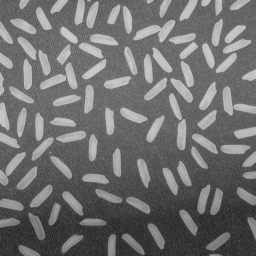
%> input picture doc/userManual/images/imGranulo/rice.png, 256 x 256 px
$ octave makeGradientFilterImages.m   (GNU Octave 9; MATLAB toolbox functions it lacks are replaced by stand-ins)
%> lines starting %> are read from the running program, lines starting %| are printed output that depends on the picture
### matImage/imFilters/imGradientFilter.m
function varargout = imGradientFilter(img, varargin)
%IMGRADIENTFILTER Compute gradient components of a grayscale image
%
%   [DX, DY] = imGradientFilter(IMG);
%   [DX, DY, DZ] = imGradientFilter(IMG);
%   Compute the components of the gradient vector of a 2D or a 3D image.
%   The gradient is computed in each orthogonal direction by using
%   normalised Sobel filters.
%   For a 2D image, gradient magnitude and angle can be computed from:
%   MAG = hypot(DX, DY);
%   ANGLE = atan2(DY, DX);
%
%   GRAD = imGradientFilter(IMG);
%   Compute the gradient magnitude. Magnitude is computed as:
%   - hypot(dx, dy) for 2D images
%   - hypot(hypot(dx, dy), dz) for 3D images
%
%   ... = imGradientFilter(IMG, SIGMA);
%   Specifies the width of the kernel (2D only). The size of the kernel is
%   determined automatically from the SIGMA.
%
%   ... = imGradientFilter(IMG, 'filter', FILTER);
%   Specifies the filter used for computing gradient in the X direction.
%   Note that fspecial('sobel') or fspecial('prewitt') return unnormalized
%   filters for the Y direction (horizontal gradient).
%
%   ... = imGradientFilter(..., OPTION1, OPTION2...);
%   Will use the given set of options when computing the gradient filter.
%   See the documentation of imfilter for details.
%   Default options are 'conv' and 'replicate'.
%
%   Example
%   % display edge strength computed on cameraman picture
%     img = imread('cameraman.tif');
%     grad = imGradientFilter(img);
%     imshow(grad, [0 max(grad(:))]);
%
%   % compute edge direction on rice picture
%     img = imread('rice.png');
%     [dx, dy] = imGradientFilter(img);
%     grad = hypot(dx, dy);
%     theta = atan2(dy, dx);
%     rgb = angle2rgb(theta);     % convert to rgb
%     bin = grad>50;              % select only salient edges
%     rgb(~bin(:,:, [1 1 1])) = 0;% display salient edges orientation
%     imshow(rgb);
%
%   % Uses a different filter (the same as for the "gradient" function)
%   img = imread('cameraman.tif');
%   grad = imGradientFilter(img, 'filter', [1 0 -1]);
%   imshow(grad, [0 max(grad(:))]);
%
%   See also
%   imLaplacian, imMorphoGradient, imHessian, imRobinsonFilter,
%   imKirschFilter, imfilter, fspecial, angle2rgb, gradient

% ------
% Author: David Legland
% e-mail: david.legland@inrae.fr
% Created: 2009-08-19,    using Matlab 7.7.0.471 (R2008b)
% Copyright 2009 INRA - Cepia Software Platform.

% HISTORY
% 2010-01-13 add support for gradient direction and filter options
% 2010-02-16 change output format for 2 output parameters, add support
%   for 3D images, and add psb to change filter.
% 2010-03-03 use convolution by default
% 2010-03-05 return result as double, normalize default filter
% 2010-12-06 use 3D kernel by default for 3D images
% 2013-05-20 add support for variable kernel width (2D only)
% 2015-08-27 rename to imGradientFilter, update normalisation constants

%% Parse input arguments

% image dimension
dim = size(img);

% number of dimension of image (do not manage color images)
nd = length(dim);

% check if the width of the kernel is specified
sigma = 0;
if ~isempty(varargin)
    var1 = varargin{1};
    if isnumeric(var1) && isscalar(var1)
        sigma = var1;
        varargin(1) = [];
    end
end

% parse verbosity option
verbose = false;
ind = find(strcmp(varargin, 'verbose'));
if ~isempty(ind)
    if ind ~= length(varargin)
       verbose = varargin{ind+1};
       varargin(ind:ind+1) = [];
    end
end

% default filter for gradient: normalised sobel
if verbose
    disp('init kernels');
end
if nd <= 2
    sx = gradientKernels(sigma);
elseif nd == 3
    sx = gradientKernels3d(sigma);
else
    error('Input image must have 2 or 3 dimensions');
end

% check if another gradient filter is proposed
for i = 1:length(varargin)-1
    if strcmp(varargin{i}, 'filter')
        sx = varargin{i+1};
        varargin(i:i+1) = [];
        break;
    end
end

% default options for computations
varargin = [{'replicate'}, {'conv'}, varargin];


%% Gradient computation

% compute gradients in each main direction
if nd == 2
    % Process 2D Image
    if verbose
        disp('compute gradient along x direction');
    end
    dx = imfilter(double(img), sx, varargin{:});
    if verbose
        disp('compute gradient along y direction');
    end
    dy = imfilter(double(img), sx', varargin{:});

elseif nd == 3
    % Process 3D Image
    sy = permute(sx, [2 3 1]);
    sz = permute(sx, [3 1 2]);
    if verbose
        disp('compute gradient along x direction');
    end
    dx = imfilter(double(img), sx, varargin{:});
    if verbose
        disp('compute gradient along y direction');
    end
    dy = imfilter(double(img), sy, varargin{:});
    if verbose
        disp('compute gradient along z direction');
    end
    dz = imfilter(double(img), sz, varargin{:});
end


%% Format output

% Depending on number of output arguments, returns either the gradient
% module, or each component of the gradient vector.
if nargout == 1
    if verbose
        disp('compute gradient norm');
    end
    % compute gradient module
    if nd == 2
        varargout{1} = hypot(dx, dy);
    else
        varargout{1} = hypot(hypot(dx, dy), dz);
    end

else
    % return each component of the vector array
    varargout{1} = dx;
    varargout{2} = dy;
    if nd > 2
        varargout{3} = dz;
    end
end

### malimpa/imFilters/imGradient.m
function varargout = imGradient(img, varargin)
%IMGRADIENT Compute gradient magnitude in a grayscale image
%
%   [DX DY] = imGradient(IMG);
%   [DX DY DZ] = imGradient(IMG);
%   Compute the components of the gradient vector of a 2D or a 3D image.
%   The gradient is computed in each orthogonal direction by using
%   normalised Sobel filters.
%   For a 2D image, gradient magnitude and angle can be computed from:
%   MAG = hypot(DX, DY);
%   ANGLE = atan2(DY, DX);
%
%   GRAD = imGradient(IMG);
%   Compute the gradient magnitude. Magnitude is computed as:
%   - hypot(dx, dy) for 2D images
%   - hypot(hypot(dx, dy), dz) for 3D images
%
%   GRAD = imGradient(IMG, SIGMA);
%   Specifies the width of the kernel (2D only). The size of the kernel is
%   determined automatically from the SIGMA.
%
%   GRAD = imGradient(IMG, 'filter', FILTER);
%   Specifies the filter used for computing gradient in the X direction.
%   Note that fspecial('sobel') or fspecial('prewitt') return unnormalized
%   filters for the Y direction (horizontal gradient).
%
%   ... = imGradient(..., OPTION1, OPTION2...);
%   Will use the given set of options when computing the gradient filter.
%   See the documentation of imfilter for details.
%   Default options are 'conv' and 'replicate'.
%
%   Example
%   % display edge strength computed on cameraman picture
%   img = imread('cameraman.tif');
%   grad = imGradient(img);
%   imshow(grad, [0 max(grad(:))]);
%
%   % compute edge direction on rice picture
%   img = imread('rice.png');
%   [dx dy] = imGradient(img);
%   grad = hypot(dx, dy);
%   theta = atan2(dy, dx);
%   rgb = angle2rgb(theta);     % convert to rgb
%   bin = grad>50;              % select only salient edges
%   rgb(~bin(:,:, [1 1 1])) = 0;% display salient edges orientation
%   imshow(rgb);
%
%   % Uses a different filter (the same as for the "gradient" function)
%   img = imread('cameraman.tif');
%   grad = imGradient(img, 'filter', [1 0 -1]);
%   imshow(grad, [0 max(grad(:))]);
%
%   See also
%   imLaplacian, imMorphoGradient, imHessian
%   imfilter, fspecial, angle2rgb, gradient

% ------
% Author: David Legland
% e-mail: david.legland@grignon.inra.fr
% Created: 2009-08-19,    using Matlab 7.7.0.471 (R2008b)
% Copyright 2009 INRA - Cepia Software Platform.

% HISTORY
% 2010-01-13 add support for gradient direction and filter options
% 2010-02-16 change output format for 2 output parameters, add support
%   for 3D images, and add psb to change filter.
% 2010-03-03 use convolution by default
% 2010-03-05 return result as double, normalize default filter
% 2010-12-06 use 3D kernel by default for 3D images
% 2013-05-20 add support for variable kernel width (2D only)


%% Parse input arguments

% image dimension
dim = size(img);

% number of dimension of image (do not manage color images)
nd = length(dim);

% check if the width of the kernel is specified
sigma = 0;
if ~isempty(varargin)
    var1 = varargin{1};
    if isnumeric(var1) && isscalar(var1)
        sigma = var1;
        varargin(1) = [];
    end
end


% default filter for gradient: normalised sobel
if nd <= 2
    if sigma == 0
        % Default 2D case: normalised sobel matrix
        sx = fspecial('sobel')'/8;
    else
        Nx = ceil((3*sigma));
        lx = -Nx:Nx;
        sy = exp(-((lx / sigma) .^2) * .5);
        sx = -(lx / sigma) .* sy;
        sx = sy' * sx;
        sx = sx / sum(sx(sx > 0));
    end

elseif nd == 3
    if sigma == 0
        % Default 3D case: normalisation of 2 classical sobel matrices
        base = [1 2 1]' * [1 2 1];
        base = base / sum(base(:))/2;
        sx = permute(cat(3, base, zeros(3, 3), -base), [2 3 1]);
    else
        Nx = ceil((3*sigma));
        lx = -Nx:Nx;
        sy = exp(-((lx / sigma) .^2) * .5);
        sx = -(lx / sigma) .* sy;
        sz = permute(sy, [3 1 2]);

        n = length(lx);
        tmp = zeros(n, n , n);
        for i = 1:n
            tmp(:,:,i) = sz(i) * sy' * sx;
        end
        sx = tmp;
        sx = sx / sum(sx(sx > 0));
    end

else
    error('Input image must have 2 or 3 dimensions');
end

% check if another gradient filter is proposed
for i = 1:length(varargin)-1
    if strcmp(varargin{i}, 'filter')
        sx = varargin{i+1};
        varargin(i:i+1) = [];
        break;
    end
end

% default options for computations
varargin = [{'replicate'}, {'conv'}, varargin];


%% Gradient computation

% compute gradients in each main direction
if nd == 2
    % Process 2D Image
    dx = imfilter(double(img), sx, varargin{:});
    dy = imfilter(double(img), sx', varargin{:});

elseif nd == 3
    % Process 3D Image
    sy = permute(sx, [2 3 1]);
    sz = permute(sx, [3 1 2]);
    dx = imfilter(double(img), sx, varargin{:});
    dy = imfilter(double(img), sy, varargin{:});
    dz = imfilter(double(img), sz, varargin{:});
end


%% Format output

% Depending on number of output arguments, returns either the gradient
% module, or each component of the gradient vector.
if nargout == 1
    % compute gradient module
    if nd == 2
        varargout{1} = hypot(dx, dy);
    else
        varargout{1} = hypot(hypot(dx, dy), dz);
    end

else
    % return each component of the vector array
    varargout{1} = dx;
    varargout{2} = dy;
    if nd > 2
        varargout{3} = dz;
    end
end

### matImage/imFilters/imLaplacian.m
function lap = imLaplacian(img, varargin)
%IMLAPLACIAN  Discrete Laplacian of an image
%
%   LAP = imLaplacian(IMG)
%
%   Example
%     % Laplacian of a smoothed circle image
%     img  = imread('circles.png');
%     imgf = imGaussianFilter(double(img));
%     lap = imLaplacian(imgf);
%     imshow(lap, [-.3 .3]);
%     colormap jet
%
%   See also
%   imGaussianFilter, imMorphoLaplacian
%

% ------
% Author: David Legland
% e-mail: david.legland@grignon.inra.fr
% Created: 2012-01-19,    using Matlab 7.9.0.529 (R2009b)
% Copyright 2012 INRA - Cepia Software Platform.

% first order gradient
[gx, gy] = imGradient(img, varargin{:});

% second order gradient
[gx2, gxy] = imGradient(gx, varargin{:}); %#ok<ASGLU>
[gxy, gy2] = imGradient(gy, varargin{:}); %#ok<ASGLU>

lap = gx2 + gy2;

### matImage/imFilters/gradientKernels.m
function [kx, ky] = gradientKernels(sigma)
% Create kernels for computing gradient within 2D images.
%
%   KX = gradientKernels(SIGMA)
%   [KX, KY] = gradientKernels(SIGMA)
%   Generates the gradient kernel(s) used for computing gradients within 2D
%   images.
%   This is a low-level function that is called by the functions that
%   compute gradients.
%
%
%   Example
%   [kx, ky] = gradientKernels(2);
%
%   See also
%     imGradient, imGradientFilter, orientedGaussianKernel
%

% ------
% Author: David Legland
% e-mail: david.legland@inrae.fr
% INRAE - BIA Research Unit - BIBS Platform (Nantes)
% Created: 2022-06-01,    using Matlab 9.9.0.1570001 (R2020b) Update 4
% Copyright 2022 INRAE.

if nargin == 0 || sigma == 0
    % Default case: normalised sobel matrix
    kx = fspecial('sobel')' / 8;

else
    % compute size according to sigma
    Nx = ceil((3*sigma));
    lx = -Nx:Nx;
    ky = exp(-((lx / sigma) .^2) * .5);
    kx = -(lx / sigma) .* ky;
    kx = ky' * kx;
    kx = kx / sum(kx(kx > 0));
end

% optional kernel for gradient in Y-direction
if nargout > 1
    ky = kx';
end

### doc/userManual/images/imFilters/filters/makeGradientFilterImages.m
%MAKEFILTERIMAGES  One-line description here, please.
%
%   output = makeFilterImages(input)
%
%   Example
%   makeFilterImages
%
%   See also
%

% ------
% Author: David Legland
% e-mail: david.legland@inrae.fr
% INRAE - BIA Research Unit - BIBS Platform (Nantes)
% Created: 2021-07-09,    using Matlab 9.8.0.1323502 (R2020a)
% Copyright 2021 INRAE.

img = imread('rice.png');
%> img is the input picture: size 256x256 uint8; min 40, max 204, mean 111.2

img2 = img(81:180, 81:180);
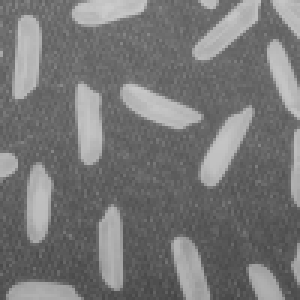
%> img2: size 100x100 uint8 (shown 3 times larger); min 69, max 204, mean 118.3
imwrite(img2, 'riceCrop.png');

[img2gx, img2gy] = imGradientFilter(img2);
%> in imGradientFilter, `ind = find(strcmp(varargin, 'verbose'));`: ind = []
%> after the loop in imGradientFilter, `for i = 1:length(varargin)-1`: sx = [0.125 0 -0.125; 0.25 0 -0.25; 0.125 0 -0.125]; varargin = {}
%> in imGradientFilter, `varargin = [{'replicate'}, {'conv'}, varargin];`: varargin = {'replicate', 'conv'}
imwrite(uint8(img2gx * 2 + 127), 'riceCrop_gradientFilterX.png');
imwrite(uint8(img2gy * 2 + 127), 'riceCrop_gradientFilterY.png');
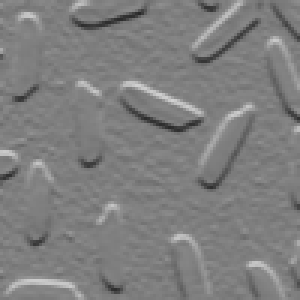
%> saved as riceCrop_gradientFilterY.png: size 100x100 uint8 (shown 3 times larger); min 40, max 210, mean 126.6

img2gn = imGradientFilter(img2);
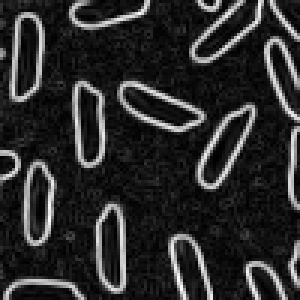
%> img2gn: size 100x100 double (shown 3 times larger); min 0, max 48.03, mean 8.2; drawn with min black and max white
imwrite(uint8(img2gn * 5), 'riceCrop_gradientFilterN.png');

img2Lap = imLaplacian(img2);
%> after the loop in imGradient, `for i = 1:length(varargin)-1`: sx = [0.125 0 -0.125; 0.25 0 -0.25; 0.125 0 -0.125]; varargin = {}
%> in imGradient, `varargin = [{'replicate'}, {'conv'}, varargin];`: varargin = {'replicate', 'conv'}
%> after the loop in imGradient (call 2), `for i = 1:length(varargin)-1`: varargin = {}
%> in imGradient (call 2), `varargin = [{'replicate'}, {'conv'}, varargin];`: varargin = {'replicate', 'conv'}
%> in imGradient (call 2), `dx = imfilter(double(img), sx, varargin{:});`:
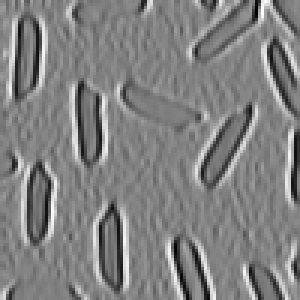
%> dx: size 100x100 double (shown 3 times larger); min -25.66, max 24.89, mean 0; drawn with min black and max white
%> in imGradient (call 2), `dy = imfilter(double(img), sx', varargin{:});`:
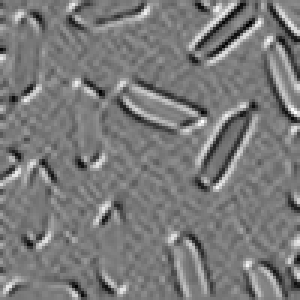
%> dy: size 100x100 double (shown 3 times larger); min -11.28, max 12.14, mean -0.0073; drawn with min black and max white
%> in imLaplacian, `lap = gx2 + gy2;`:
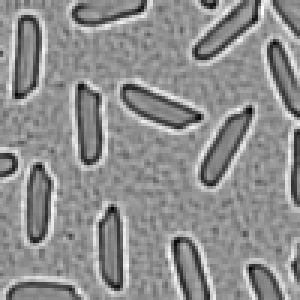
%> lap: size 100x100 double (shown 3 times larger); min -35.38, max 27.5, mean 0; drawn with min black and max white
imwrite(uint8(img2Lap * 2 + 127), 'riceCrop_Laplacian.png');
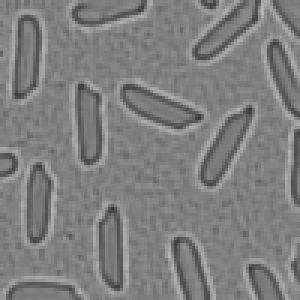
%> saved as riceCrop_Laplacian.png: size 100x100 uint8 (shown 3 times larger); min 56, max 182, mean 127.1

$ run again, with doc/userManual/images/imGranulo/coins_OpDisk15.tif saved as doc/userManual/images/imGranulo/rice.png
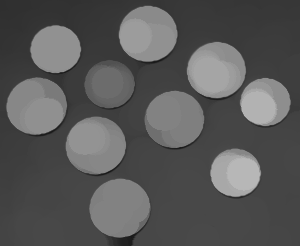
%> input picture doc/userManual/images/imGranulo/coins_OpDisk15.tif, 300 x 246 px
%> img is the input picture: size 246x300 uint8; min 23, max 183, mean 88.2
%> ind = []
%> after the loop in imGradientFilter, `for i = 1:length(varargin)-1`: sx = [0.125 0 -0.125; 0.25 0 -0.25; 0.125 0 -0.125]; varargin = {}
%> in imGradientFilter, `varargin = [{'replicate'}, {'conv'}, varargin];`: varargin = {'replicate', 'conv'}
%> `img2gn = imGradientFilter(img2);`:
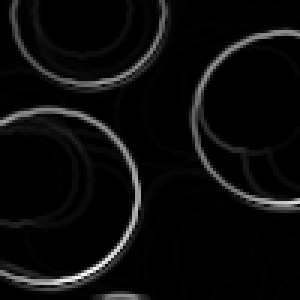
%> img2gn: size 100x100 double (shown 3 times larger); min 0, max 56.34, mean 2.6; drawn with min black and max white
%> after the loop in imGradient, `for i = 1:length(varargin)-1`: sx = [0.125 0 -0.125; 0.25 0 -0.25; 0.125 0 -0.125]; varargin = {}
%> in imGradient, `varargin = [{'replicate'}, {'conv'}, varargin];`: varargin = {'replicate', 'conv'}
%> `imwrite(uint8(img2Lap * 2 + 127), 'riceCrop_Laplacian.png');`:
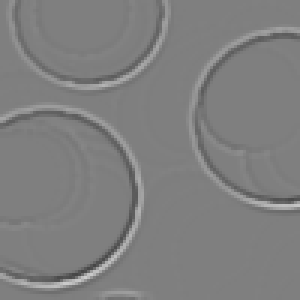
%> saved as riceCrop_Laplacian.png: size 100x100 uint8 (shown 3 times larger); min 70, max 204, mean 127.1

$ run again, with doc/userManual/images/imGranulo/coins_OpDisk27.tif saved as doc/userManual/images/imGranulo/rice.png
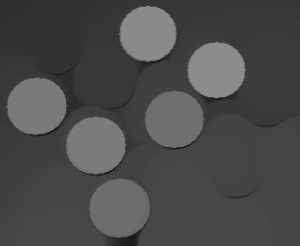
%> input picture doc/userManual/images/imGranulo/coins_OpDisk27.tif, 300 x 246 px
%> img is the input picture: size 246x300 uint8; min 23, max 140, mean 74.9
%> ind = []
%> after the loop in imGradientFilter, `for i = 1:length(varargin)-1`: sx = [0.125 0 -0.125; 0.25 0 -0.25; 0.125 0 -0.125]; varargin = {}
%> in imGradientFilter, `varargin = [{'replicate'}, {'conv'}, varargin];`: varargin = {'replicate', 'conv'}
%> `img2gn = imGradientFilter(img2);`:
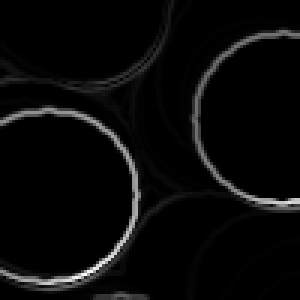
%> img2gn: size 100x100 double (shown 3 times larger); min 0, max 51.06, mean 1.9; drawn with min black and max white
%> after the loop in imGradient, `for i = 1:length(varargin)-1`: sx = [0.125 0 -0.125; 0.25 0 -0.25; 0.125 0 -0.125]; varargin = {}
%> in imGradient, `varargin = [{'replicate'}, {'conv'}, varargin];`: varargin = {'replicate', 'conv'}
%> `imwrite(uint8(img2Lap * 2 + 127), 'riceCrop_Laplacian.png');`:
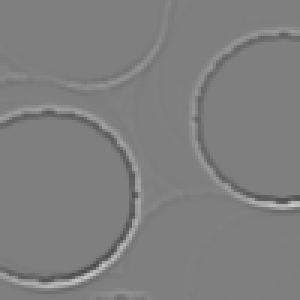
%> saved as riceCrop_Laplacian.png: size 100x100 uint8 (shown 3 times larger); min 72, max 199, mean 127
